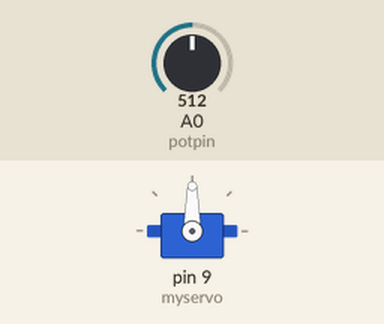
A sketch run on a simulated Arduino Uno, built with avr-gcc and run on an emulated ATmega328P. Shown: servo. The test bench sets the inputs (shaded band); at power-on: A0 (potpin) = 512.

Above: at 1.2 s.
1.3 s: A0 (potpin) set to 716
At 2.5 s:
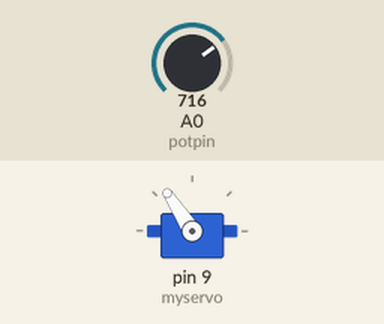
2.8 s: A0 (potpin) set to 900
At 3.6 s:
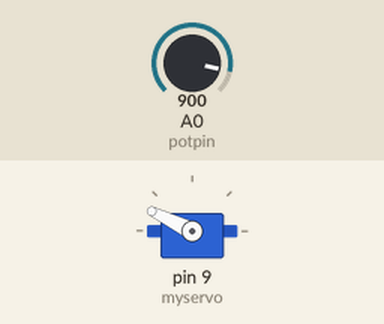
4.3 s: A0 (potpin) set to 1023
At 5.0 s:
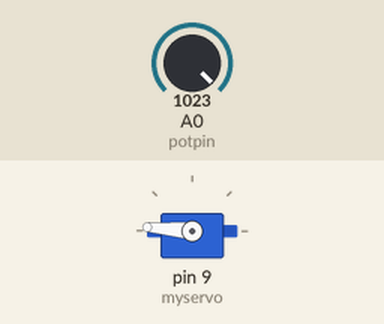
5.8 s: A0 (potpin) set to 306
At 7.0 s:
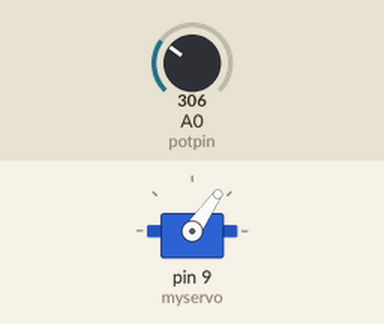
7.3 s: A0 (potpin) set to 122
At 8.5 s:
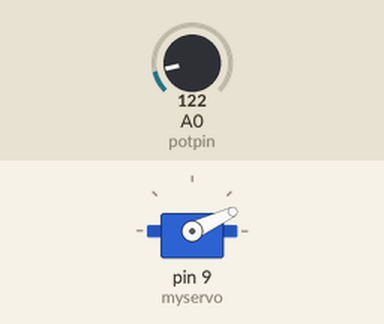
Timing chart, 0 to 9.8 s (numbered marks = the images above; inputs shaded):
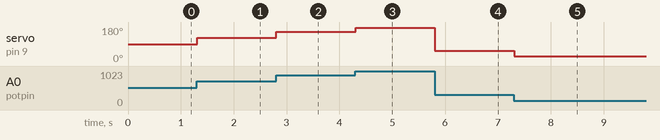

The sketch:

knob_code.ino
```cpp
/*
 Controlling a servo position using a potentiometer (variable resistor)
 by Michal Rinott <http://people.interaction-ivrea.it/m.rinott>

 modified on 8 Nov 2013
 by Scott Fitzgerald
 http://www.arduino.cc/en/Tutorial/Knob

 Modified on 29 Oct 2015 by Rob Mackie
*/

#include <Servo.h>

Servo myservo;  // create servo object to control a servo

int potpin = 0;  // analog pin used to connect the potentiometer
int val;    // variable to read the value from the analog pin

void setup() {
  myservo.attach(9);  // attaches the servo on pin 9 to the servo object
}

void loop() {
  val = analogRead(potpin);        // reads the value of the potentiometer (between 0 and 1023)
  val = map(val, 0, 1023, 5, 175); // scale it for the servo w/buffer at both ends
  myservo.write(val);              // sets the servo position according to the scaled value
  delay(15);                       // waits for the servo to get there
}
```

Measured:
- after the input at 1.3 s, servo on pin 9 (myservo): 90° → 123° at once
- after the input at 2.8 s, servo on pin 9 (myservo): 123° → 154° at once
- after the input at 4.3 s, servo on pin 9 (myservo): 154° → 175° at once
- after the input at 5.8 s, servo on pin 9 (myservo): 175° → 55° at once
- after the input at 7.3 s, servo on pin 9 (myservo): 55° → 25° at once
